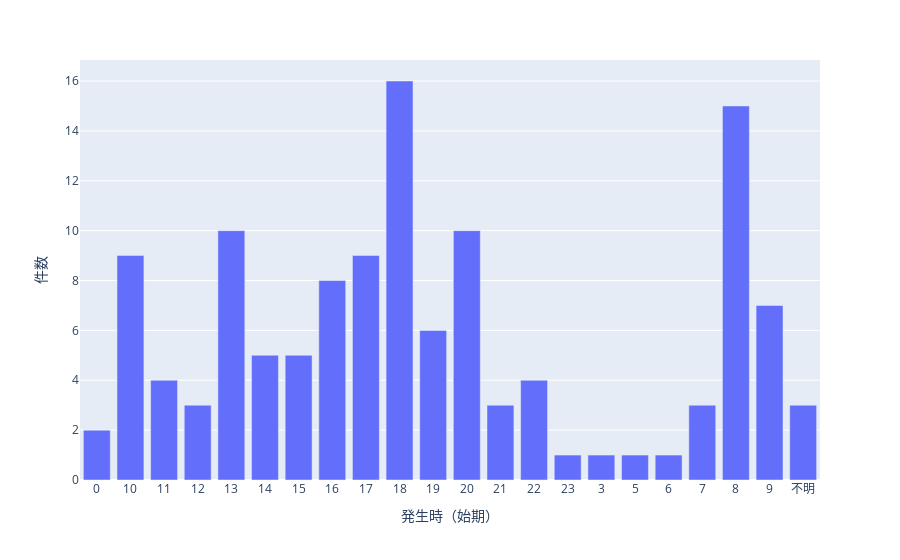

Notebook source saved alongside this figure:
### Code cell
fig = px.bar(time,
            x='発生時（始期）',
            y='件数'
            )
fig.update_xaxes(categoryorder='category ascending')
fig.show()

### Figure 1 — Plotly figure (JSON) as saved in the notebook; plotly's stock layout.template omitted (floating-point values rounded to 4 significant figures)
{"data": [{"alignmentgroup": "True", "hovertemplate": "発生時（始期）=%{x}<br>件数=%{y}<extra></extra>", "legendgroup": "", "marker": {"color": "#636efa", "pattern": {"shape": ""}}, "name": "", "offsetgroup": "", "orientation": "v", "showlegend": false, "textposition": "auto", "type": "bar", "x": ["18", "8", "13", "20", "10", "17", "16", "9", "19", "14", "15", "11", "22", "7", "不明", "12", "21", "0", "6", "5", "3", "23"], "xaxis": "x", "y": [16, 15, 10, 10, 9, 9, 8, 7, 6, 5, 5, 4, 4, 3, 3, 3, 3, 2, 1, 1, 1, 1], "yaxis": "y"}], "layout": {"barmode": "relative", "legend": {"tracegroupgap": 0}, "margin": {"t": 60}, "xaxis": {"anchor": "y", "categoryorder": "category ascending", "domain": [0, 1], "title": {"text": "発生時（始期）"}}, "yaxis": {"anchor": "x", "domain": [0, 1], "title": {"text": "件数"}}}}
